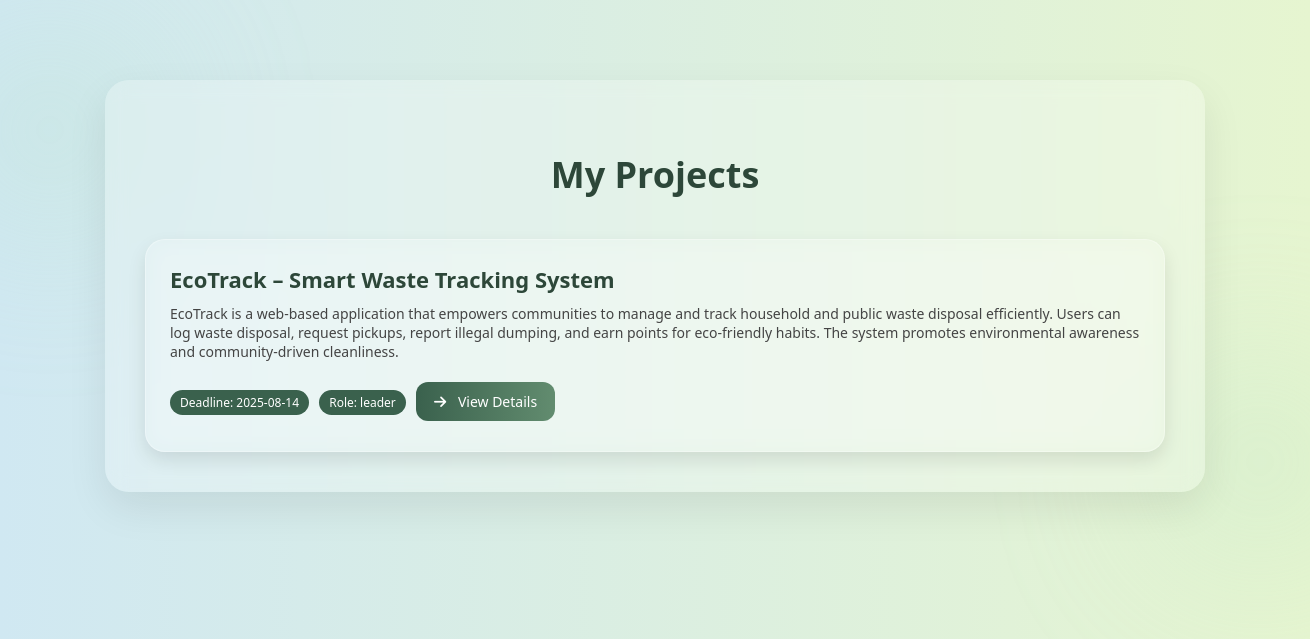
The app's page /my-projects (signed in) with its own data.
### tables this page shows
CREATE TABLE project_members (
    id INTEGER PRIMARY KEY AUTOINCREMENT,
    project_id INTEGER,
    user_id INTEGER,
    role TEXT CHECK(role IN ('leader', 'member')) DEFAULT 'member',
    FOREIGN KEY (project_id) REFERENCES projects(id),
    FOREIGN KEY (user_id) REFERENCES users(id)
);

CREATE TABLE projects (
    id INTEGER PRIMARY KEY AUTOINCREMENT,
    title TEXT NOT NULL,
    description TEXT,
    deadline DATE,
    created_by INTEGER,
    created_at TIMESTAMP DEFAULT CURRENT_TIMESTAMP, join_code TEXT,
    FOREIGN KEY (created_by) REFERENCES users(id)
);

### app.py (the view)
@app.route('/my-projects')
def my_projects():
    if 'user_id' not in session:
        return redirect('/login')
    user_id = session['user_id']
    conn = get_db_connection()
    cursor = conn.cursor()
    cursor.execute("""
        SELECT p.id, p.title, p.description, p.deadline, pm.role
        FROM project_members pm
        JOIN projects p ON pm.project_id = p.id
        WHERE pm.user_id = ?
    """, (user_id,))
    projects = cursor.fetchall()
    conn.close()
    return render_template('my_projects.html', projects=projects)

### app.py (called while the page is built)
def get_db_connection():
    conn = sqlite3.connect('data.db')
    conn.row_factory = sqlite3.Row
    return conn

### templates/my_projects.html (shortened to what this page needs)
<!DOCTYPE html>
<html lang="en">
<head>
  <link rel="stylesheet" href="https://cdnjs.cloudflare.com/ajax/libs/font-awesome/6.5.0/css/all.min.css">
</head>
<body>
  <div class="blob top-left"></div>
  <div class="blob bottom-right"></div>
  <div class="container">
    <h2>My Projects</h2>
    {% if projects %}
      <div class="project-grid">
        {% for project in projects %}
          <div class="project-card">
            <h3>{{ project['title'] }}</h3>
            <p>{{ project['description'] }}</p>
            <div class="badge">Deadline: {{ project['deadline'] }}</div>
            <div class="badge">Role: {{ project['role'] }}</div>
            <a href="/project/{{ project['id'] }}" class="btn">
              <i class="fas fa-arrow-right"></i> View Details
            </a>
          </div>
        {% endfor %}
      </div>
    {% else %}
      <p class="no-projects">You are not part of any projects yet.</p>
    {% endif %}
  </div>
</body>
</html>

### templates/my_projects.html (style rules this page uses)
* { box-sizing: border-box; }
body { margin: 0; padding: 0; font-family: 'Segoe UI', sans-serif; background: linear-gradient(to right, #d0e8f2, #e6f5d0); color: #2d4739; overflow-x: hidden; position: relative; }
.container { max-width: 1100px; margin: 80px auto; padding: 40px; border-radius: 24px; background: rgba(255, 255, 255, 0.25); box-shadow: 0 16px 40px rgba(0, 0, 0, 0.08); backdrop-filter: blur(10px); position: relative; z-index: 1; }
h2 { text-align: center; font-size: 36px; margin-bottom: 40px; color: #2d4739; font-weight: 700; }
.project-grid { display: grid; grid-template-columns: repeat(auto-fit, minmax(280px, 1fr)); gap: 30px; }
.project-card { background: rgba(255, 255, 255, 0.1); border: 1px solid rgba(255, 255, 255, 0.3); backdrop-filter: blur(12px); border-radius: 20px; padding: 24px; transition: 0.4s ease; box-shadow: 0 8px 18px rgba(0, 0, 0, 0.1); position: relative; }
.project-card h3 { font-size: 22px; margin: 0 0 10px; color: #2d4739; }
.project-card p { font-size: 14px; margin: 6px 0; color: #444; }
.badge { display: inline-block; background: #3a614d; color: white; font-size: 12px; padding: 4px 10px; border-radius: 20px; margin: 5px 6px 12px 0; }
.btn { margin-top: 15px; display: inline-block; text-decoration: none; background: linear-gradient(to right, #3a614d, #628c6f); color: white; padding: 10px 18px; border-radius: 12px; font-size: 14px; font-weight: 500; transition: background 0.3s ease; }
.btn i { margin-right: 8px; }
.blob { position: absolute; width: 300px; height: 300px; background: radial-gradient(#bae4c6, transparent 70%); border-radius: 50%; filter: blur(80px); z-index: 0; opacity: 0.5; }
.blob.top-left { top: -100px; left: -100px; }
.blob.bottom-right { bottom: -120px; right: -100px; }

### records on screen
project_members: title "EcoTrack – Smart Waste Tracking System", description "EcoTrack is a web-based application that empowers communities to manage and track household and public waste disposal efficiently. Users can log waste disposal, request pickups, report illegal dumping, and earn points for eco-friendly habits. The system promotes environmental awareness and community-driven cleanliness.", deadline "2025-08-14", role "leader"
